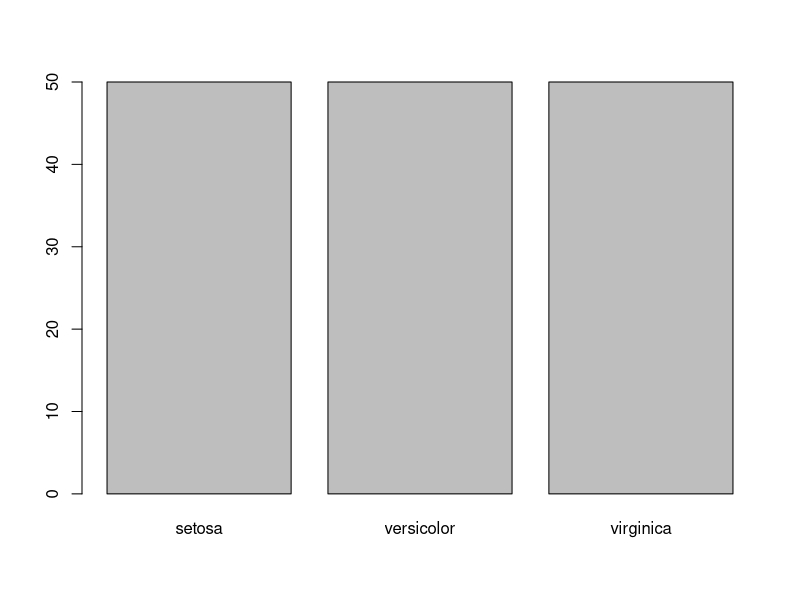
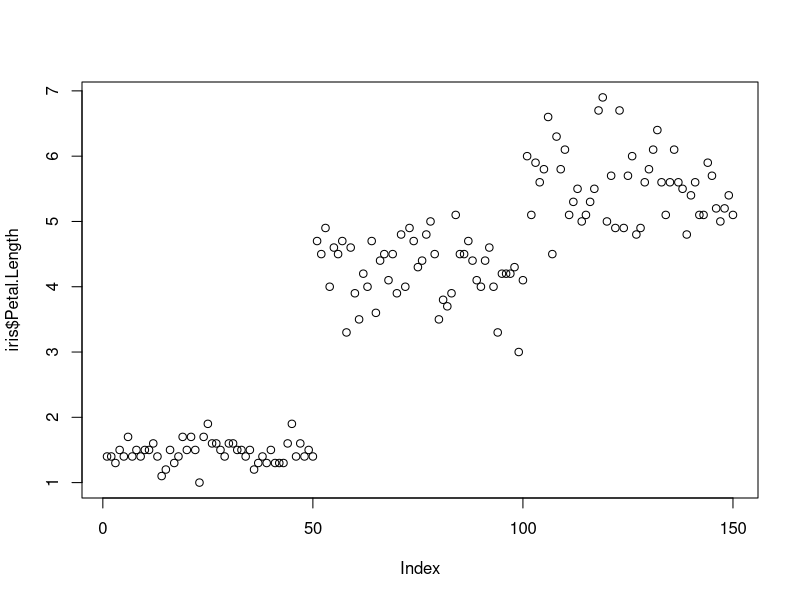
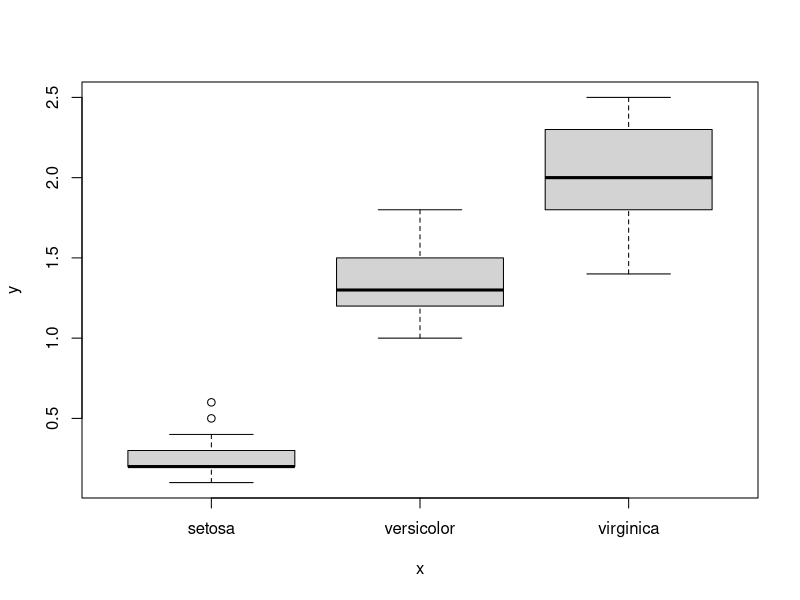
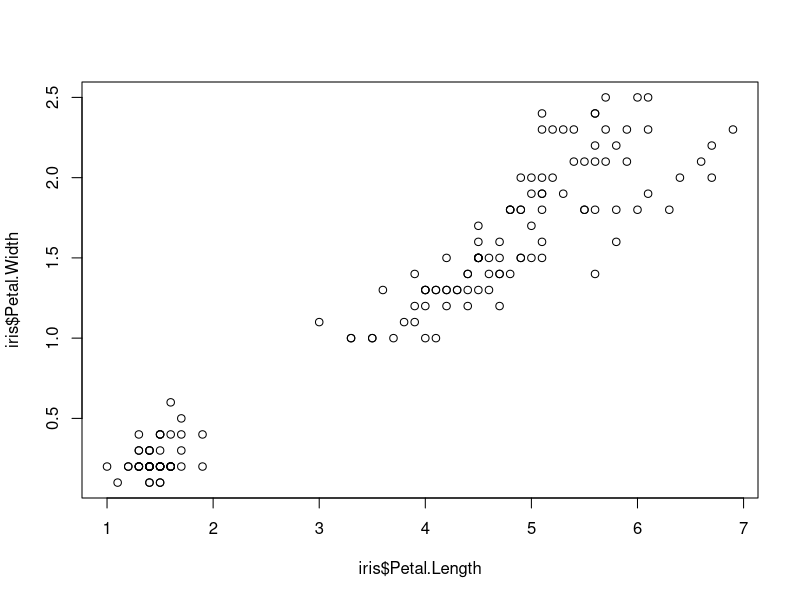
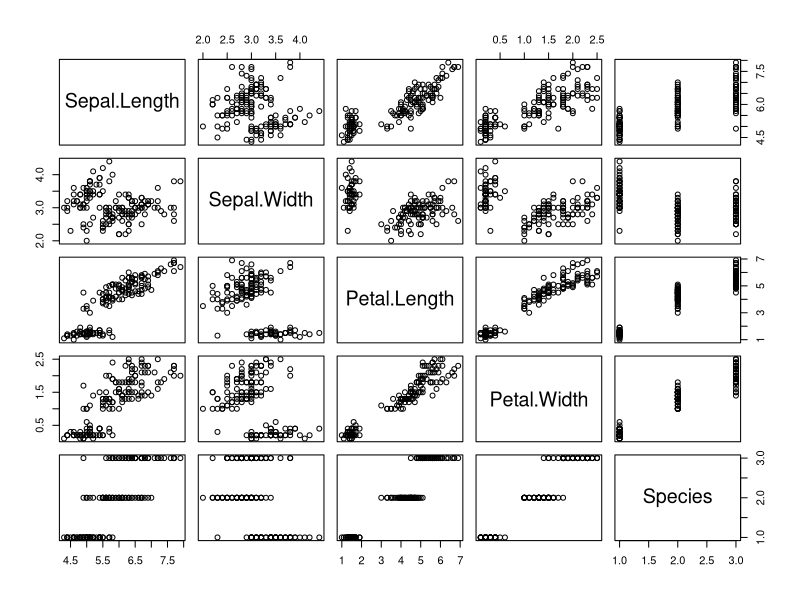
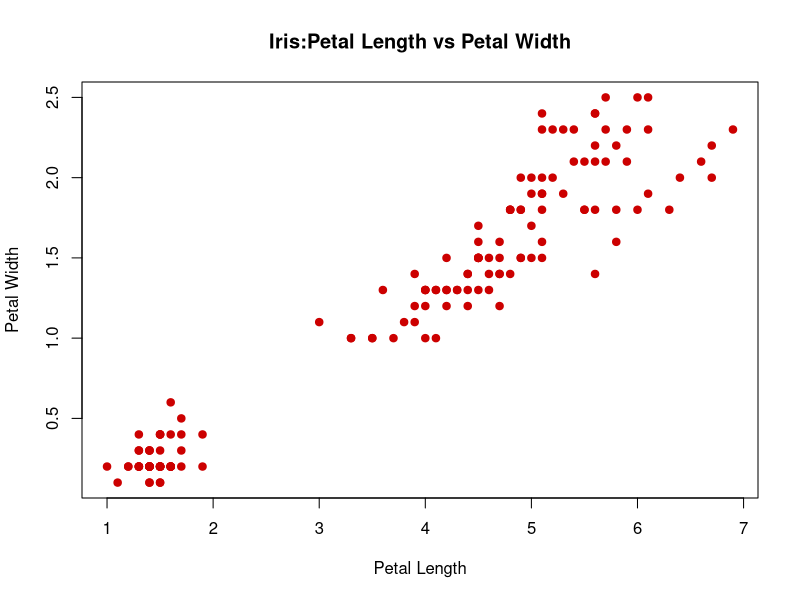
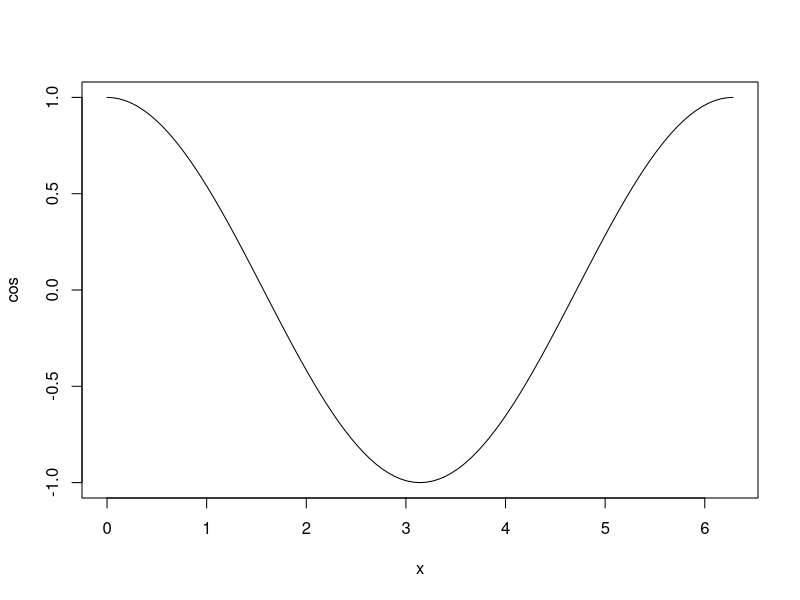
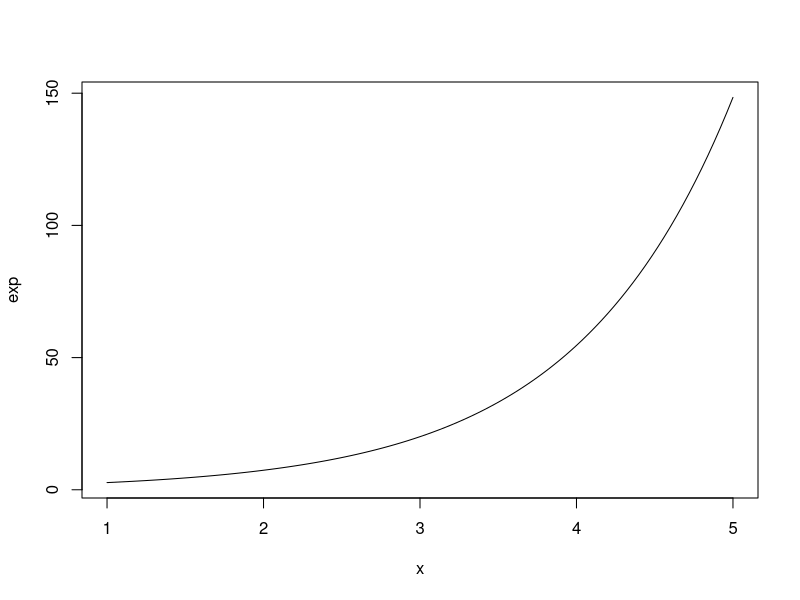

R code for these plots, in order:
# #install.packages("pacman")
# #require(pacman)
# 
# #pacman::p_load(pacman,dplyr,GGally, ggplot2, ggthemes,ggvis, httr, lubridate, plotly, rio,rmarkdown,shiny,stringr, tidyr)
# #library(datasets)
# #cat("\104")
# 

# Load data
head(iris)

# Plot data with plot()

# ?plot # Help for plot()
plot(iris$Species) # categorical variable
plot(iris$Petal.Length) # Quantative Variable
plot(iris$Species, iris$Petal.Width) # categorical x quantitative
plot(iris$Petal.Length, iris$Petal.Width) #quant pair
plot(iris)

# Plot with options
plot(iris$Petal.Length, iris$Petal.Width,
     col = '#cc0000',
     pch = 19,
     main = "Iris:Petal Length vs Petal Width",
     xlab = 'Petal Length',
     ylab = 'Petal Width'
     )

# Plot formulas with plot()
# cosine graph
plot(cos, 0, 2*pi)
plot(exp,1,5)
plot(dnorm, -3, +3) # density normal


# formula plot with options
plot(dnorm, -3,+3,
     col ="#cc0000",
     lwd=5, # Line width
     main='Standard Normal Distribution',
     xlab='z-scores',
     ylab='Density'
     )

